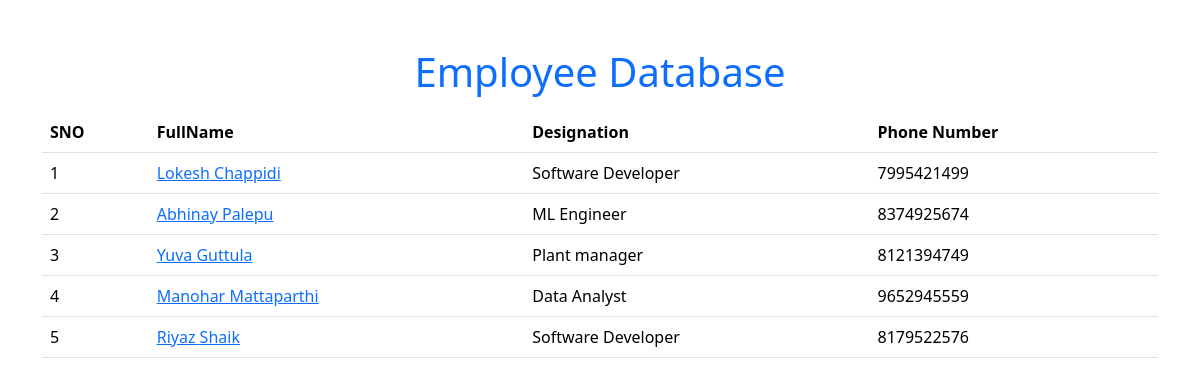
The page / on the database its author committed.
### salary/models.py (models this page shows, shortened)
class Employee(models.Model):
    first_name=models.CharField(max_length=100)
    last_name=models.CharField(max_length=100)
    photo=models.ImageField(upload_to='images')
    designation=models.CharField(max_length=100)
    email_address=models.CharField(max_length=100,unique=True)
    phone_number=models.CharField(max_length=10)

### Employee/views.py (the view)
# urls.py: 2. Add a URL to urlpatterns:  path('', views.home, name='home')
def home(request):
    employees=Employee.objects.all()
    context={
        'employees':employees
    }
    return render(request,'home.html',context)

### templates/home.html (shortened to what this page needs)
<!DOCTYPE html>
<html lang="en">
<head>
    <link href="https://cdn.jsdelivr.net/npm/bootstrap@5.3.3/dist/css/bootstrap.min.css" rel="stylesheet">
</head>
<body>
    <div class="container mt-5">
        <h1 class="text-center text-primary">Employee Database</h1>
        <table class="table table-hover mt-3">
            <thead>
                <tbody>
                   <tr>
                     <th>SNO</th>
                     <th>FullName</th>
                     <th>Designation</th>
                     <th>Phone Number</th>
                    </tr>
                 </tbody>
                 {% for x in employees %}
                 <tr>
                    <td>{{forloop.counter}}</td>
                    <td> <a href="{% url "employee_detail" x.id %}">{{x.first_name}} {{x.last_name}}</td>
                    <td>{{x.designation}}</td>
                    <td>{{x.phone_number}}</td>
                 </tr>
                 {% endfor %}
             </thead>
        </table>
    </div>
</body>
</html>

### rows shown on the page
Employee: first_name "Lokesh", last_name "Chappidi", designation "Software Developer", phone_number "7995421499"
Employee: first_name "Abhinay", last_name "Palepu", designation "ML Engineer", phone_number "8374925674"
Employee: first_name "Yuva", last_name "Guttula", designation "Plant manager", phone_number "8121394749"
Employee: first_name "Manohar", last_name "Mattaparthi", designation "Data Analyst", phone_number "9652945559"
Employee: first_name "Riyaz", last_name "Shaik", designation "Software Developer", phone_number "8179522576"
